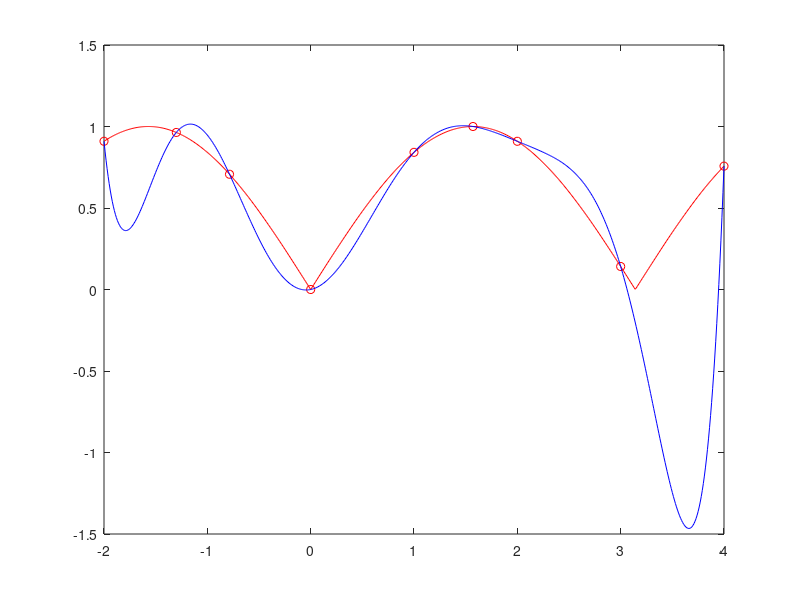

Reproduce this figure in MATLAB.
close all
clear all
clc
format long

f=@(x)     abs(sin(x));
xnodes=[-2,-1.3,-pi/4,0,1,pi/2,2,3,4];
ynodes=f(xnodes);

p=polyfit(xnodes,ynodes,size(xnodes,2)-1);
x=[-2:0.01:4];

y_poly=polyval(p,x);
y_exact=f(x);

err_abs_inf=norm(abs(y_exact-y_poly),inf)
err_rel_inf=norm(abs(y_exact-y_poly),inf)/norm(y_exact,inf)

err_abs_2=norm(abs(y_exact-y_poly),2)
err_rel_2=norm(abs(y_exact-y_poly),2)/norm(y_exact,2)

plot(xnodes,ynodes,'ro',x,y_exact,'r',x,y_poly,'b')
